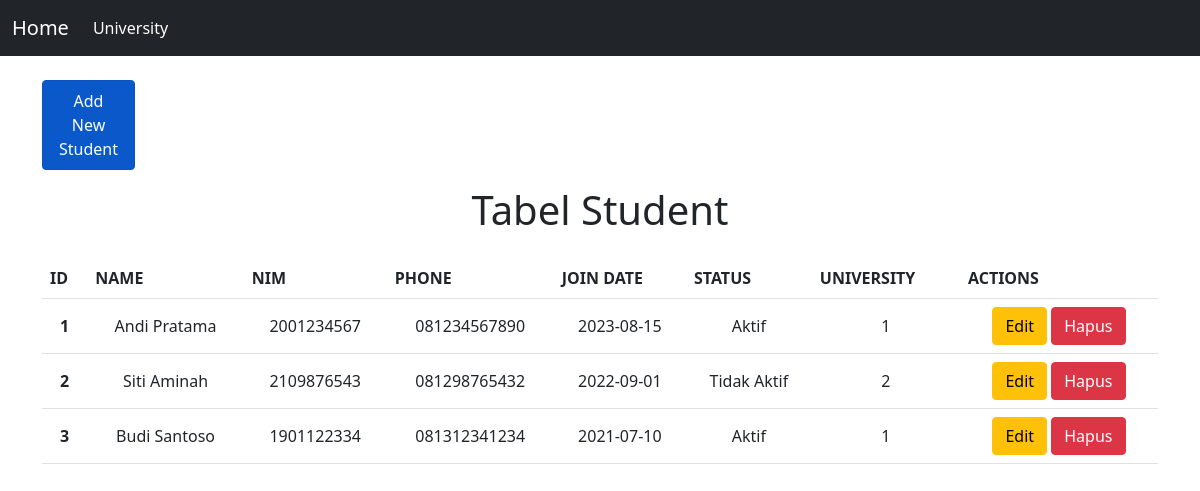
/tp_mvc/index.php, run on the app's committed database.
### tables this page shows
CREATE TABLE `student` (
  `id_student` int(11) NOT NULL AUTO_INCREMENT,
  `name` varchar(100) NOT NULL,
  `nim` varchar(50) NOT NULL,
  `phone` varchar(20),
  `join_date` date NOT NULL,
  `status` varchar(50) NOT NULL,
  `id_university` int(11) NOT NULL,
  PRIMARY KEY (`id_student`),
  KEY `fk_university` (`id_university`),
  CONSTRAINT `fk_university` FOREIGN KEY (`id_university`) REFERENCES `university` (`id_university`) ON DELETE CASCADE ON UPDATE CASCADE
);

### tp_mvc/controllers/Student.controller.php (called while the page is built, shortened)
<?php
include_once("models/Student.class.php");
include_once("views/Student.view.php");
class StudentController{
    private $student;
    private $university;
    function __construct(){
        $this->student = new Student(Conf::$servername, Conf::$username, Conf::$password, Conf::$db_name);
        $this->university = new University(Conf::$servername, Conf::$username, Conf::$password, Conf::$db_name);
    }
    public function index(){
        $this->student->open();
        $this->university->open();
        $this->student->getStudent();
        $this->university->getUniversity();
        $data = array(
            'student' => array(),
            'university' => array()
        );
        while($row = $this->student->getResult()){
            array_push($data['student'], $row);
        }
        while($row = $this->university->getResult()){
            array_push($data['university'], $row);
        }
        $view = new StudentView();
        $view->render($data);
    }
}

### tp_mvc/views/Student.view.php (the view, shortened to what this page needs)
<?php
class StudentView{
    public function render($data){
        $dataStudent = null;
        foreach($data['student'] as $val){
            list($id_student, $name, $nim, $phone, $join_date, $status, $id_university) = $val;
            $dataStudent .= "<tr class='text-center align-middle'>
                        <th>" . $id_student . "</th>
                        <td>" . $name. "</td>
                        <td>" . $nim . "</td>
                        <td>" . $phone . "</td>
                        <td>" . $join_date . "</td>
                        <td>" . $status . "</td>
                        <td>" . $id_university . "</td>
                        <td>
                            <a href='edit_student.php?id_edit=" . $id_student . "' class='btn btn-warning'>Edit</a>
                            <a href='index.php?id_hapus=" . $id_student . "' class='btn btn-danger'>Hapus</a>
                        </td>";
            $dataStudent .= "</tr>";
        }
    }
}

### tp_mvc/index.php
<?php
include_once("views/Template.class.php");
include_once("models/DB.class.php");
include_once("controllers/Student.controller.php");
$student = new StudentController();
if(!empty($_GET['id_hapus'])){
    $id_student = $_GET['id_hapus'];
    $student->delete($id_student);
}else{
    $student->index();
}

### tp_mvc/views/Template.class.php (shortened to what this page needs)
<?php
class Template
{
    var $content = '';
    function __construct($filename = '')
    {
        $this->content = implode('', @file($filename));
    }
    function clear()
    {
        $this->content = preg_replace("/DATA_[A-Z|_|0-9]+/", "", $this->content);
    }
    function write()
    {
        print $this->content;
    }
    function replace($old = '', $new = '')
    {
        if (is_int($new)) {
            $value = sprintf("%d", $new);
        } elseif (is_float($new)) {
            $value = sprintf("%f", $new);
        } elseif (is_array($new)) {
            $value = '';
            foreach ($new as $item) {
                $value .= $item . ' ';
            }
        } else {
            $value = $new;
        }
        $this->content = preg_replace("/$old/", $value, $this->content);
    }
}

### data on the page
student: id_student "1", name "Andi Pratama", nim "2001234567", phone "081234567890", join_date "2023-08-15", status "Aktif", id_university "1"
student: id_student "2", name "Siti Aminah", nim "2109876543", phone "081298765432", join_date "2022-09-01", status "Tidak Aktif", id_university "2"
student: id_student "3", name "Budi Santoso", nim "1901122334", phone "081312341234", join_date "2021-07-10", status "Aktif", id_university "1"

### other printed values
$this->content "Home University Add New Student Tabel Student ID NAME NIM PHONE JOIN DATE STATUS UNIVERSITY ACTIONS"
